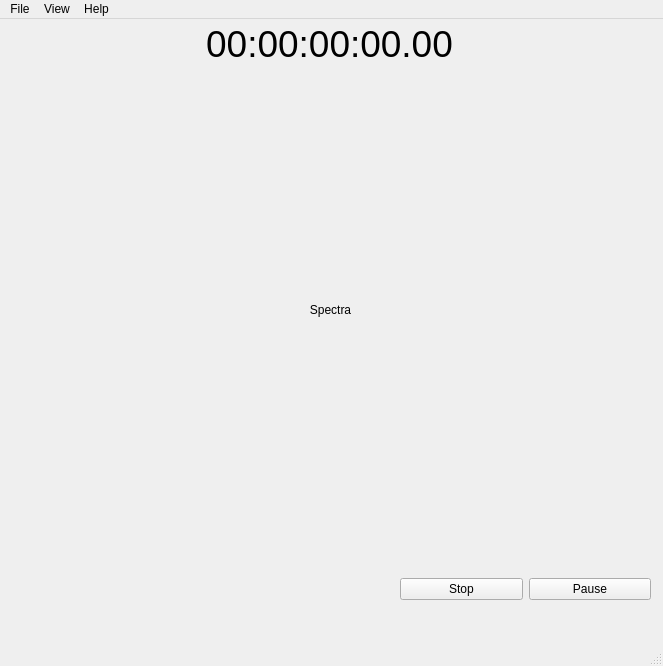
<?xml version="1.0" encoding="UTF-8"?>
<ui version="4.0">
 <class>SpectraViewer</class>
 <widget class="QMainWindow" name="SpectraViewer">
  <property name="geometry">
   <rect>
    <x>0</x>
    <y>0</y>
    <width>663</width>
    <height>666</height>
   </rect>
  </property>
  <property name="windowTitle">
   <string>Spectra Viewer</string>
  </property>
  <widget class="QWidget" name="centralwidget">
   <widget class="QWidget" name="verticalLayoutWidget">
    <property name="geometry">
     <rect>
      <x>-1</x>
      <y>-1</y>
      <width>661</width>
      <height>51</height>
     </rect>
    </property>
    <layout class="QVBoxLayout" name="header">
     <item>
      <widget class="QLabel" name="time">
       <property name="font">
        <font>
         <pointsize>28</pointsize>
        </font>
       </property>
       <property name="layoutDirection">
        <enum>Qt::LeftToRight</enum>
       </property>
       <property name="autoFillBackground">
        <bool>false</bool>
       </property>
       <property name="text">
        <string>00:00:00:00.00</string>
       </property>
       <property name="alignment">
        <set>Qt::AlignCenter</set>
       </property>
      </widget>
     </item>
    </layout>
   </widget>
   <widget class="QWidget" name="verticalLayoutWidget_2">
    <property name="geometry">
     <rect>
      <x>0</x>
      <y>50</y>
      <width>661</width>
      <height>482</height>
     </rect>
    </property>
    <layout class="QVBoxLayout" name="body">
     <item>
      <widget class="QLabel" name="spectra">
       <property name="minimumSize">
        <size>
         <width>640</width>
         <height>480</height>
        </size>
       </property>
       <property name="maximumSize">
        <size>
         <width>800</width>
         <height>600</height>
        </size>
       </property>
       <property name="text">
        <string>Spectra</string>
       </property>
       <property name="alignment">
        <set>Qt::AlignCenter</set>
       </property>
      </widget>
     </item>
    </layout>
   </widget>
   <widget class="QWidget" name="horizontalLayoutWidget">
    <property name="geometry">
     <rect>
      <x>400</x>
      <y>530</y>
      <width>251</width>
      <height>80</height>
     </rect>
    </property>
    <layout class="QHBoxLayout" name="buttons">
     <item>
      <widget class="QPushButton" name="stop">
       <property name="text">
        <string>Stop</string>
       </property>
      </widget>
     </item>
     <item>
      <widget class="QPushButton" name="pause">
       <property name="text">
        <string>Pause</string>
       </property>
      </widget>
     </item>
    </layout>
   </widget>
  </widget>
  <widget class="QMenuBar" name="menubar">
   <property name="geometry">
    <rect>
     <x>0</x>
     <y>0</y>
     <width>663</width>
     <height>25</height>
    </rect>
   </property>
   <widget class="QMenu" name="menuFile">
    <property name="title">
     <string>File</string>
    </property>
   </widget>
   <widget class="QMenu" name="menuView">
    <property name="title">
     <string>View</string>
    </property>
   </widget>
   <widget class="QMenu" name="menuHelp">
    <property name="title">
     <string>Help</string>
    </property>
   </widget>
   <addaction name="menuFile"/>
   <addaction name="menuView"/>
   <addaction name="menuHelp"/>
  </widget>
  <widget class="QStatusBar" name="statusbar"/>
 </widget>
 <resources/>
 <connections/>
</ui>
